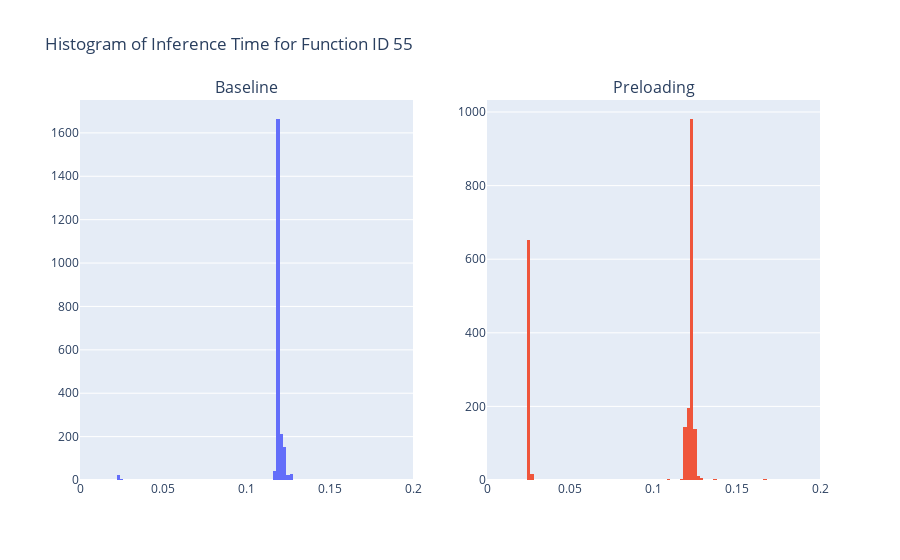

Notebook code cell kept with this figure:
### Code cell
fig = make_subplots(rows=1, cols=2, subplot_titles=("Baseline", "Preloading"))

histogram_baseline = go.Histogram(x=filtered_55['inference_time'], nbinsx=100, histnorm='')
fig.add_trace(histogram_baseline, row=1, col=1)

histogram_preloading = go.Histogram(x=ex2_filtered_55['inference_time'], nbinsx=100, histnorm='')
fig.add_trace(histogram_preloading, row=1, col=2)

fig.update_layout(title_text="Histogram of Inference Time for Function ID 55", showlegend=False)

fig.update_xaxes(range=[0, 0.2], row=1, col=1)
fig.update_xaxes(range=[0, 0.2], row=1, col=2)

fig.show()

### Figure 1 — Plotly figure (JSON) as saved in the notebook; plotly's stock layout.template omitted (floating-point values rounded to 4 significant figures; data arrays with more than 128 entries replaced by an {"elided": "..."} marker saying what was removed)
{"data": [{"histnorm": "", "nbinsx": 100, "type": "histogram", "x": {"elided": "2161 float values"}, "xaxis": "x", "yaxis": "y"}, {"histnorm": "", "nbinsx": 100, "type": "histogram", "x": {"elided": "2161 float values"}, "xaxis": "x2", "yaxis": "y2"}], "layout": {"annotations": [{"font": {"size": 16}, "showarrow": false, "text": "Baseline", "x": 0.225, "xanchor": "center", "xref": "paper", "y": 1, "yanchor": "bottom", "yref": "paper"}, {"font": {"size": 16}, "showarrow": false, "text": "Preloading", "x": 0.775, "xanchor": "center", "xref": "paper", "y": 1, "yanchor": "bottom", "yref": "paper"}], "showlegend": false, "title": {"text": "Histogram of Inference Time for Function ID 55"}, "xaxis": {"anchor": "y", "domain": [0, 0.45], "range": [0, 0.2]}, "xaxis2": {"anchor": "y2", "domain": [0.55, 1], "range": [0, 0.2]}, "yaxis": {"anchor": "x", "domain": [0, 1]}, "yaxis2": {"anchor": "x2", "domain": [0, 1]}}}
